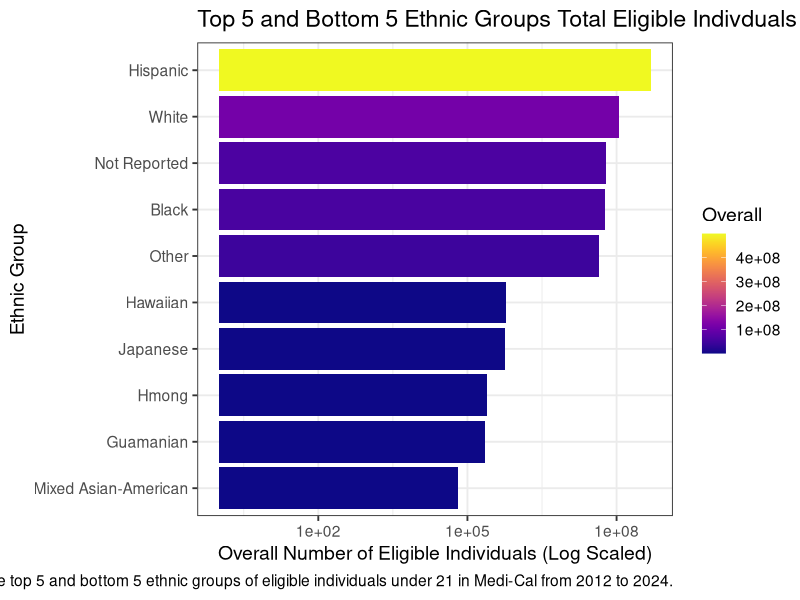
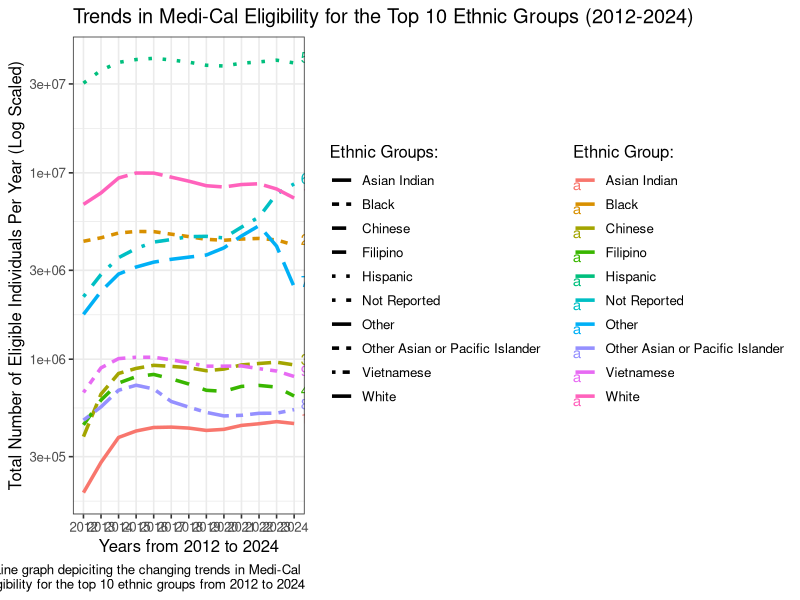
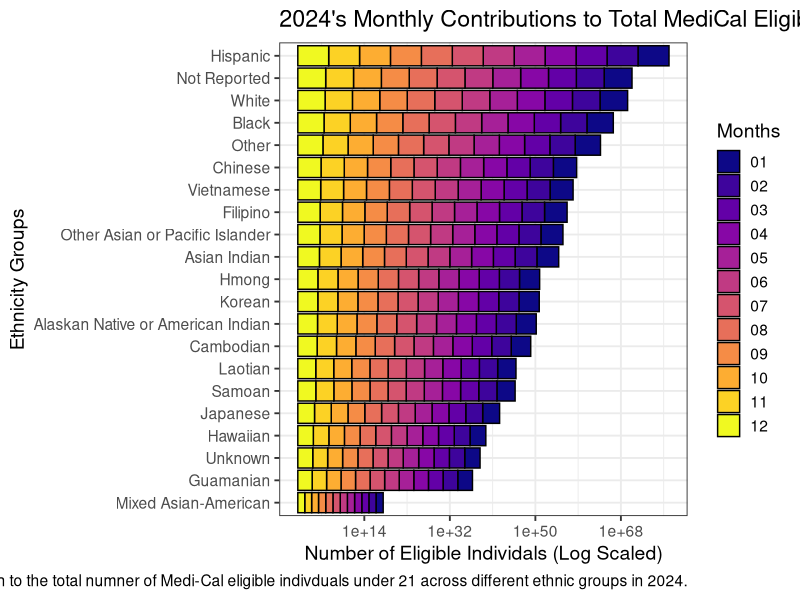

Write R code to recreate these figures, in order.
## ---- chunk 1
#| label: setup
#| include: false
library(tidyverse)
library(purrr)
library(ggplot2)
library(viridis) # Scale Colors
## ---- chunk 2
#| label: Orginal Data
MediCal <- read_csv("data/data_raw/7.4-race-ethnicity-statewide_q4_2024_odp.csv")
## ---- chunk 3
#| label: Data Cleaning

# Making a Base Model of the Clean Data
MediCal <- MediCal |>
  rename(Period = `Reporting Period`, 
         Ethnic = `Race Ethnicity` , 
         Eligiblity = `Number of Eligible Individuals`) |> #Renaming all my variables into something more simpler and understandable
  mutate(Eligiblity = as.numeric(Eligiblity)) |> # Making sure all Eligibility column is numeric data
  mutate(Ethnic = fct_recode(Ethnic, 
                             "Mixed Asian-American" = "Amerasian")) |> # Realized that I need to specify what Amerasian is for those who do not know
    separate(Period, into = c("Year", "Month"), sep = "-") # Want to separate the period into months and year

## write_csv(MediCal, "data/data_clean/MediCal.csv")

# Creating a data set that tells the total of medical eligible individual for each ethnicity per year
Year <- MediCal |>
  group_by(Year, Ethnic) |> 
  summarise(Total = sum(Eligiblity)) # Finding the total number of eligible individuals based on the year and ethnicity

## write_csv(Year, "data/data_clean/Yearly_MediCal.csv")

# 2024 Monthly Total Combined and Separated
Month <- MediCal |>
  filter(Year == "2024") |> 
  group_by(Ethnic) |>
  mutate(Total = sum(Eligiblity))

## write_csv(Month, "data/data_clean/2024Monthly_MediCal.csv")
## ---- chunk 4
#| label: read data
# loading in the clean data here

MediCal_clean <- read_csv("data/data_clean/MediCal.csv")
Yearly <- read_csv("data/data_clean/Yearly_MediCal.csv")
M2024 <- read_csv("data/data_clean/2024Monthly_MediCal.csv")
## ---- chunk 5
#| label: Preparing Visualization 1

# Sorting Data
V1 <- Yearly |>
  group_by(Ethnic) |>
  mutate(Overall = sum(Total)) |> #Find the total eligible from 2012 to 2024
  arrange(desc(Overall)) |> # arranging by greatest overall value to least
  distinct(Overall) # finding the distinct ethnic groups with overall value

# Head and Tail of Data
top5 <- head(V1, 5)
bottom5 <- tail(V1, 5)

# Combining Top & Bottom
combined <- bind_rows(top5, bottom5)
## ---- chunk 6
#| label: Visualization 1
#| fig-width: 12

# Visualization 1
combined |>
  ggplot(aes(x = fct_reorder(Ethnic, Overall), # reordering data into greatest to least
             y = Overall, 
             fill = Overall)) +
  geom_col() +
  coord_flip() + # flipping the x and y axis
  scale_y_log10() + # scaling the y axis to display the difference between the ethnic groups better
  theme_bw(base_size = 14) +
  scale_fill_viridis(option = "C") + 
  labs(title = "Top 5 and Bottom 5 Ethnic Groups Total Eligible Indivduals in Medi-Cal from 2012 to 2024", 
       x = "Ethnic Group", 
       y = "Overall Number of Eligible Individuals (Log Scaled)", 
       caption = "This bar chart displays the top 5 and bottom 5 ethnic groups of eligible individuals under 21 in Medi-Cal from 2012 to 2024.") 
## ---- chunk 7
#| label: Preparing Visualization 2

V2 <- Yearly |>
  left_join(V1, by = "Ethnic") |> # getting the overall data from previous visualization into this dataset
  arrange(desc(Overall)) |> # repetition of arranging by descending order of overall and getting unique ethnic groups
  distinct(Ethnic)

ten <- head(V2, 10) # getting top 10 ethnic groups

plot_data <- Yearly |>
  right_join(ten, by = "Ethnic") # combining ten and yearly so that I could have the same columns in yearly dataset but have the top 10 ethnic group
## ---- chunk 8
#| label: Visualization 2
#| warning: false
#| fig-width: 11

plot_data |>
  ggplot(aes(x = Year,
             y = Total, 
             group = Ethnic, 
             linetype = Ethnic, # Allows people who can't see color still be able to differentiate the top 10 ethnic group
             color = Ethnic)) + 
  geom_line(size = 1.2) + 
  theme_bw(base_size = 12) +
  scale_y_log10() + # Log Scaling so that we can see the lines more clearly
  scale_x_discrete(limits = 2012:2024) + # For x-axis to contain all years for 2012 to 2024
  labs(x = "Years from 2012 to 2024", 
       y = "Total Number of Eligible Individuals Per Year (Log Scaled)", 
       title = "Trends in Medi-Cal Eligibility for the Top 10 Ethnic Groups (2012-2024)", 
       linetype = "Ethnic Groups:",
       color = "Ethnic Group:",
       caption = "Line graph depiciting the changing trends in Medi-Cal \neligibility for the top 10 ethnic groups from 2012 to 2024") +
  geom_text(data = subset(plot_data, Year == 2024), 
            aes(label = paste0(" ", 1:10)), 
            hjust = -0.2, vjust = 0) + # Another way to allow people who are color blind differentiate each ethnic group
  theme(legend.position = "right",
        legend.box = "horizontal")
  
## ---- chunk 9
#| label: Plots of Visualization 3
#| fig-width: 12
#| fig-height: 8

M2024 |>
  ggplot(aes(x = Eligiblity, 
             y = fct_reorder(Ethnic, Eligiblity), 
             fill = Month)) +
  geom_bar(stat = "identity", # Helps stack each monthly contributions to the total of each ethnic group
           color = "black") + # Helps see the difference in each contribution
  scale_x_log10() +
  theme_bw(base_size = 14) +
  labs(title = "2024's Monthly Contributions to Total MediCal Eligible Individual by Ethnicity", 
       x = "Number of Eligible Individals (Log Scaled)", 
       y = "Ethnicity Groups", 
       fill = "Months", 
       caption = "Barchart shows the montly contributiosn to the total numner of Medi-Cal eligible indivduals under 21 across different ethnic groups in 2024.") +
  scale_fill_viridis_d(option = "C") # color scale
